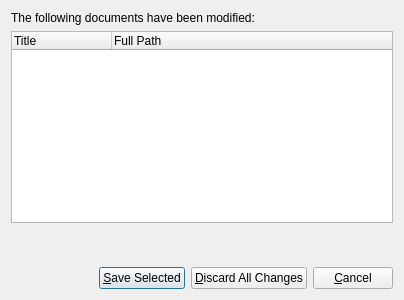
<ui version="4.0" >
 <class>ClosingProjectDialog</class>
 <widget class="QDialog" name="ClosingProjectDialog" >
  <property name="geometry" >
   <rect>
    <x>0</x>
    <y>0</y>
    <width>400</width>
    <height>300</height>
   </rect>
  </property>
  <property name="windowTitle" >
   <string>Closing Project</string>
  </property>
  <layout class="QVBoxLayout" >
   <item>
    <widget class="QLabel" name="label" >
     <property name="text" >
      <string>The following documents have been modified:</string>
     </property>
    </widget>
   </item>
   <item>
    <widget class="QTreeWidget" name="treeWidget" >
     <column>
      <property name="text" >
       <string>Title</string>
      </property>
     </column>
     <column>
      <property name="text" >
       <string>Full Path</string>
      </property>
     </column>
    </widget>
   </item>
   <item>
    <spacer>
     <property name="orientation" >
      <enum>Qt::Vertical</enum>
     </property>
     <property name="sizeHint" >
      <size>
       <width>382</width>
       <height>33</height>
      </size>
     </property>
    </spacer>
   </item>
   <item>
    <layout class="QHBoxLayout" >
     <item>
      <spacer>
       <property name="orientation" >
        <enum>Qt::Horizontal</enum>
       </property>
       <property name="sizeHint" >
        <size>
         <width>40</width>
         <height>20</height>
        </size>
       </property>
      </spacer>
     </item>
     <item>
      <widget class="QPushButton" name="button_Save_Selected" >
       <property name="text" >
        <string>&amp;Save Selected</string>
       </property>
      </widget>
     </item>
     <item>
      <widget class="QPushButton" name="button_Discard_All" >
       <property name="text" >
        <string>&amp;Discard All Changes</string>
       </property>
      </widget>
     </item>
     <item>
      <widget class="QPushButton" name="button_Cancel" >
       <property name="text" >
        <string>&amp;Cancel</string>
       </property>
      </widget>
     </item>
    </layout>
   </item>
  </layout>
 </widget>
 <resources/>
 <connections>
  <connection>
   <sender>button_Save_Selected</sender>
   <signal>clicked()</signal>
   <receiver>ClosingProjectDialog</receiver>
   <slot>accept()</slot>
   <hints>
    <hint type="sourcelabel" >
     <x>144</x>
     <y>269</y>
    </hint>
    <hint type="destinationlabel" >
     <x>179</x>
     <y>238</y>
    </hint>
   </hints>
  </connection>
  <connection>
   <sender>button_Cancel</sender>
   <signal>clicked()</signal>
   <receiver>ClosingProjectDialog</receiver>
   <slot>reject()</slot>
   <hints>
    <hint type="sourcelabel" >
     <x>337</x>
     <y>268</y>
    </hint>
    <hint type="destinationlabel" >
     <x>328</x>
     <y>248</y>
    </hint>
   </hints>
  </connection>
 </connections>
</ui>
